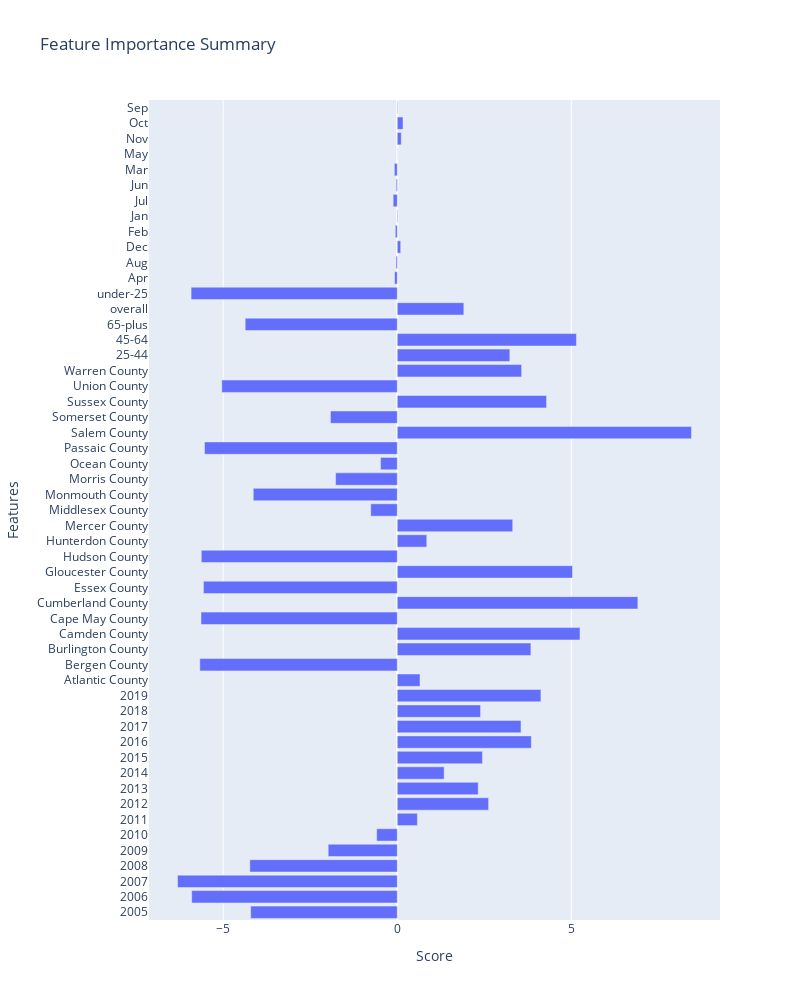

The code cell stored with this chart in its notebook:
### Code cell
# categorical columns ml feature importance

labels = labels.apply(pd.to_numeric)

X_train, X_test, y_train, y_test = train_test_split(categorical_ml, labels.values.ravel(),test_size=0.25,random_state=0)
categorical_ml_log = LogisticRegression(random_state=0,class_weight='balanced')
categorical_ml_log.fit(X_train,y_train)
y_pred = categorical_ml_log.predict(X_test)
print('Classification Report:\n',classification_report(y_test, y_pred))
importance = categorical_ml_log.coef_.flatten()
df = pd.DataFrame(importance,categorical_ml.columns)

# plotting
fig = px.bar(data_frame=importance, y=categorical_ml.columns, x=importance, orientation='h', width=800, height=1000,\
    title='Feature Importance Summary')
fig.update_layout(xaxis_title="Score",yaxis_title="Features",)
fig.show()

### Figure 1 — Plotly figure (JSON) as saved in the notebook; plotly's stock layout.template omitted (floating-point values rounded to 4 significant figures)
{"data": [{"alignmentgroup": "True", "hovertemplate": "x=%{x}<br>y=%{y}<extra></extra>", "legendgroup": "", "marker": {"color": "#636efa", "pattern": {"shape": ""}}, "name": "", "offsetgroup": "", "orientation": "h", "showlegend": false, "textposition": "auto", "type": "bar", "x": [-4.211, -5.905, -6.311, -4.236, -1.985, -0.591, 0.5773, 2.623, 2.324, 1.346, 2.446, 3.851, 3.554, 2.392, 4.126, 0.6522, -5.672, 3.838, 5.248, -5.638, 6.911, -5.568, 5.033, -5.63, 0.8473, 3.316, -0.7619, -4.137, -1.772, -0.4796, -5.536, 8.45, -1.92, 4.287, -5.041, 3.572, 3.233, 5.147, -4.368, 1.912, -5.922, -0.07823, -0.0363, 0.09813, -0.05711, 0.01552, -0.1184, -0.0322, -0.08473, 0.002351, 0.1141, 0.165, 0.01257], "xaxis": "x", "y": ["2005", "2006", "2007", "2008", "2009", "2010", "2011", "2012", "2013", "2014", "2015", "2016", "2017", "2018", "2019", "Atlantic County", "Bergen County", "Burlington County", "Camden County", "Cape May County", "Cumberland County", "Essex County", "Gloucester County", "Hudson County", "Hunterdon County", "Mercer County", "Middlesex County", "Monmouth County", "Morris County", "Ocean County", "Passaic County", "Salem County", "Somerset County", "Sussex County", "Union County", "Warren County", "25-44", "45-64", "65-plus", "overall", "under-25", "Apr", "Aug", "Dec", "Feb", "Jan", "Jul", "Jun", "Mar", "May", "Nov", "Oct", "Sep"], "yaxis": "y"}], "layout": {"barmode": "relative", "height": 1000, "legend": {"tracegroupgap": 0}, "title": {"text": "Feature Importance Summary"}, "width": 800, "xaxis": {"anchor": "y", "domain": [0, 1], "title": {"text": "Score"}}, "yaxis": {"anchor": "x", "domain": [0, 1], "title": {"text": "Features"}}}}
